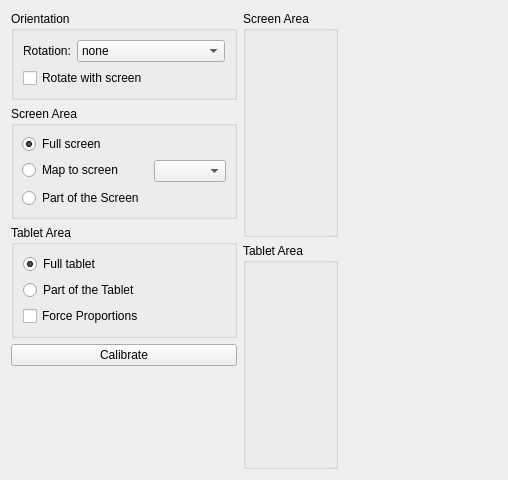
<?xml version="1.0" encoding="UTF-8"?>
<ui version="4.0">
 <class>PadMapping</class>
 <widget class="QWidget" name="PadMapping">
  <property name="geometry">
   <rect>
    <x>0</x>
    <y>0</y>
    <width>508</width>
    <height>480</height>
   </rect>
  </property>
  <property name="windowTitle">
   <string>Pad Mapping</string>
  </property>
  <property name="locale">
   <locale language="English" country="UnitedKingdom"/>
  </property>
  <layout class="QHBoxLayout" name="horizontalLayout">
   <item>
    <layout class="QVBoxLayout" name="verticalLayout_3">
     <item>
      <widget class="QGroupBox" name="groupBox">
       <property name="title">
        <string>Orientation</string>
       </property>
       <layout class="QFormLayout" name="formLayout">
        <item row="0" column="0">
         <widget class="QLabel" name="rotationLabel">
          <property name="text">
           <string comment="Rotation of the tablet pad">Rotation:</string>
          </property>
          <property name="buddy">
           <cstring>rotationComboBox</cstring>
          </property>
         </widget>
        </item>
        <item row="0" column="1">
         <widget class="KComboBox" name="rotationComboBox">
          <property name="toolTip">
           <string>Select the rotation of the tablet device.</string>
          </property>
          <item>
           <property name="text">
            <string comment="no pad rotation">none</string>
           </property>
          </item>
          <item>
           <property name="text">
            <string comment="rotate the tablet clockwise">clockwise</string>
           </property>
          </item>
          <item>
           <property name="text">
            <string comment="rotate the pad counter clock wise">couter clockwise</string>
           </property>
          </item>
          <item>
           <property name="text">
            <string comment="pad rotation up side down (180°)">half</string>
           </property>
          </item>
         </widget>
        </item>
        <item row="1" column="0" colspan="2">
         <widget class="QCheckBox" name="xrandrRotationCheckBox">
          <property name="toolTip">
           <string>If enabled the tablet is automatically rotated together with the screen</string>
          </property>
          <property name="text">
           <string>Rotate with screen</string>
          </property>
         </widget>
        </item>
       </layout>
      </widget>
     </item>
     <item>
      <widget class="QGroupBox" name="groupBox_2">
       <property name="title">
        <string>Screen Area</string>
       </property>
       <layout class="QFormLayout" name="formLayout_2">
        <property name="labelAlignment">
         <set>Qt::AlignLeading|Qt::AlignLeft|Qt::AlignVCenter</set>
        </property>
        <property name="horizontalSpacing">
         <number>10</number>
        </property>
        <property name="verticalSpacing">
         <number>-1</number>
        </property>
        <property name="margin">
         <number>8</number>
        </property>
        <item row="1" column="0">
         <widget class="QRadioButton" name="mapToScreen">
          <property name="toolTip">
           <string>Map to a specific screen</string>
          </property>
          <property name="text">
           <string>Map to screen</string>
          </property>
          <property name="checked">
           <bool>false</bool>
          </property>
         </widget>
        </item>
        <item row="1" column="1">
         <widget class="KComboBox" name="screenComboBox">
          <property name="toolTip">
           <string>Select the XRandR display which will be used to map the tablet area on it.</string>
          </property>
         </widget>
        </item>
        <item row="2" column="0">
         <widget class="QRadioButton" name="partOfScreen">
          <property name="toolTip">
           <string>Specify the used screen space manually</string>
          </property>
          <property name="text">
           <string>Part of the Screen</string>
          </property>
         </widget>
        </item>
        <item row="0" column="0">
         <widget class="QRadioButton" name="fullScreen">
          <property name="toolTip">
           <string>Map to the full screen area</string>
          </property>
          <property name="text">
           <string>Full screen</string>
          </property>
          <property name="checked">
           <bool>true</bool>
          </property>
         </widget>
        </item>
       </layout>
      </widget>
     </item>
     <item>
      <widget class="QGroupBox" name="groupBox_3">
       <property name="title">
        <string>Tablet Area</string>
       </property>
       <layout class="QVBoxLayout" name="verticalLayout_2">
        <item>
         <widget class="QRadioButton" name="fullTablet">
          <property name="toolTip">
           <string>Use the complete tablet area to map the screen space on it</string>
          </property>
          <property name="text">
           <string>Full tablet</string>
          </property>
          <property name="checked">
           <bool>true</bool>
          </property>
         </widget>
        </item>
        <item>
         <widget class="QRadioButton" name="partOfTablet">
          <property name="toolTip">
           <string>Use only a part of the tablet to map the screen space on it</string>
          </property>
          <property name="text">
           <string>Part of the Tablet</string>
          </property>
         </widget>
        </item>
        <item>
         <widget class="QCheckBox" name="forceProportions">
          <property name="toolTip">
           <string>Force the tablet to keep the shape of the used screen area.</string>
          </property>
          <property name="text">
           <string>Force Proportions</string>
          </property>
         </widget>
        </item>
       </layout>
      </widget>
     </item>
     <item>
      <widget class="KPushButton" name="calibrateButton">
       <property name="toolTip">
        <string>Opens a fullscreen window to calibrate the tablet.</string>
       </property>
       <property name="text">
        <string>Calibrate</string>
       </property>
      </widget>
     </item>
     <item>
      <spacer name="verticalSpacer_3">
       <property name="orientation">
        <enum>Qt::Vertical</enum>
       </property>
       <property name="sizeHint" stdset="0">
        <size>
         <width>20</width>
         <height>59</height>
        </size>
       </property>
      </spacer>
     </item>
    </layout>
   </item>
   <item>
    <layout class="QVBoxLayout" name="verticalLayout_4">
     <item>
      <widget class="QGroupBox" name="screenAreaBox">
       <property name="toolTip">
        <string>Select the screen area that should be mapped onto the tablet. Use the drag handles to change the selected area.</string>
       </property>
       <property name="title">
        <string>Screen Area</string>
       </property>
       <layout class="QVBoxLayout" name="verticalLayout_5"/>
      </widget>
     </item>
     <item>
      <widget class="QGroupBox" name="tabletAreaBox">
       <property name="toolTip">
        <string>Select the tablet area that should be used to map the screen space on it. Use the drag handles to change the selected area.</string>
       </property>
       <property name="title">
        <string>Tablet Area</string>
       </property>
       <layout class="QVBoxLayout" name="verticalLayout"/>
      </widget>
     </item>
    </layout>
   </item>
   <item>
    <spacer name="horizontalSpacer_3">
     <property name="orientation">
      <enum>Qt::Horizontal</enum>
     </property>
     <property name="sizeHint" stdset="0">
      <size>
       <width>190</width>
       <height>20</height>
      </size>
     </property>
    </spacer>
   </item>
  </layout>
 </widget>
 <customwidgets>
  <customwidget>
   <class>KComboBox</class>
   <extends>QComboBox</extends>
   <header>kcombobox.h</header>
  </customwidget>
  <customwidget>
   <class>KPushButton</class>
   <extends>QPushButton</extends>
   <header>kpushbutton.h</header>
  </customwidget>
 </customwidgets>
 <tabstops>
  <tabstop>rotationComboBox</tabstop>
  <tabstop>xrandrRotationCheckBox</tabstop>
  <tabstop>fullScreen</tabstop>
  <tabstop>mapToScreen</tabstop>
  <tabstop>screenComboBox</tabstop>
  <tabstop>partOfScreen</tabstop>
  <tabstop>fullTablet</tabstop>
  <tabstop>partOfTablet</tabstop>
  <tabstop>forceProportions</tabstop>
  <tabstop>calibrateButton</tabstop>
 </tabstops>
 <resources/>
 <connections>
  <connection>
   <sender>rotationComboBox</sender>
   <signal>currentIndexChanged(QString)</signal>
   <receiver>PadMapping</receiver>
   <slot>profileChanged()</slot>
   <hints>
    <hint type="sourcelabel">
     <x>78</x>
     <y>44</y>
    </hint>
    <hint type="destinationlabel">
     <x>1</x>
     <y>39</y>
    </hint>
   </hints>
  </connection>
  <connection>
   <sender>xrandrRotationCheckBox</sender>
   <signal>toggled(bool)</signal>
   <receiver>PadMapping</receiver>
   <slot>profileChanged()</slot>
   <hints>
    <hint type="sourcelabel">
     <x>25</x>
     <y>79</y>
    </hint>
    <hint type="destinationlabel">
     <x>2</x>
     <y>80</y>
    </hint>
   </hints>
  </connection>
  <connection>
   <sender>mapToScreen</sender>
   <signal>toggled(bool)</signal>
   <receiver>PadMapping</receiver>
   <slot>profileChanged()</slot>
   <hints>
    <hint type="sourcelabel">
     <x>43</x>
     <y>174</y>
    </hint>
    <hint type="destinationlabel">
     <x>2</x>
     <y>139</y>
    </hint>
   </hints>
  </connection>
  <connection>
   <sender>partOfScreen</sender>
   <signal>toggled(bool)</signal>
   <receiver>PadMapping</receiver>
   <slot>profileChanged()</slot>
   <hints>
    <hint type="sourcelabel">
     <x>45</x>
     <y>202</y>
    </hint>
    <hint type="destinationlabel">
     <x>1</x>
     <y>172</y>
    </hint>
   </hints>
  </connection>
  <connection>
   <sender>screenComboBox</sender>
   <signal>currentIndexChanged(int)</signal>
   <receiver>PadMapping</receiver>
   <slot>profileChanged()</slot>
   <hints>
    <hint type="sourcelabel">
     <x>232</x>
     <y>177</y>
    </hint>
    <hint type="destinationlabel">
     <x>0</x>
     <y>118</y>
    </hint>
   </hints>
  </connection>
  <connection>
   <sender>fullTablet</sender>
   <signal>toggled(bool)</signal>
   <receiver>PadMapping</receiver>
   <slot>profileChanged()</slot>
   <hints>
    <hint type="sourcelabel">
     <x>34</x>
     <y>268</y>
    </hint>
    <hint type="destinationlabel">
     <x>2</x>
     <y>237</y>
    </hint>
   </hints>
  </connection>
  <connection>
   <sender>partOfTablet</sender>
   <signal>toggled(bool)</signal>
   <receiver>PadMapping</receiver>
   <slot>profileChanged()</slot>
   <hints>
    <hint type="sourcelabel">
     <x>38</x>
     <y>293</y>
    </hint>
    <hint type="destinationlabel">
     <x>3</x>
     <y>267</y>
    </hint>
   </hints>
  </connection>
  <connection>
   <sender>forceProportions</sender>
   <signal>toggled(bool)</signal>
   <receiver>PadMapping</receiver>
   <slot>profileChanged()</slot>
   <hints>
    <hint type="sourcelabel">
     <x>38</x>
     <y>318</y>
    </hint>
    <hint type="destinationlabel">
     <x>2</x>
     <y>302</y>
    </hint>
   </hints>
  </connection>
  <connection>
   <sender>calibrateButton</sender>
   <signal>clicked()</signal>
   <receiver>PadMapping</receiver>
   <slot>showCalibrationDialog()</slot>
   <hints>
    <hint type="sourcelabel">
     <x>52</x>
     <y>353</y>
    </hint>
    <hint type="destinationlabel">
     <x>-2</x>
     <y>336</y>
    </hint>
   </hints>
  </connection>
  <connection>
   <sender>fullScreen</sender>
   <signal>clicked()</signal>
   <receiver>PadMapping</receiver>
   <slot>profileChanged()</slot>
   <hints>
    <hint type="sourcelabel">
     <x>63</x>
     <y>141</y>
    </hint>
    <hint type="destinationlabel">
     <x>3</x>
     <y>207</y>
    </hint>
   </hints>
  </connection>
 </connections>
 <slots>
  <slot>profileChanged()</slot>
  <slot>showCalibrationDialog()</slot>
 </slots>
</ui>
